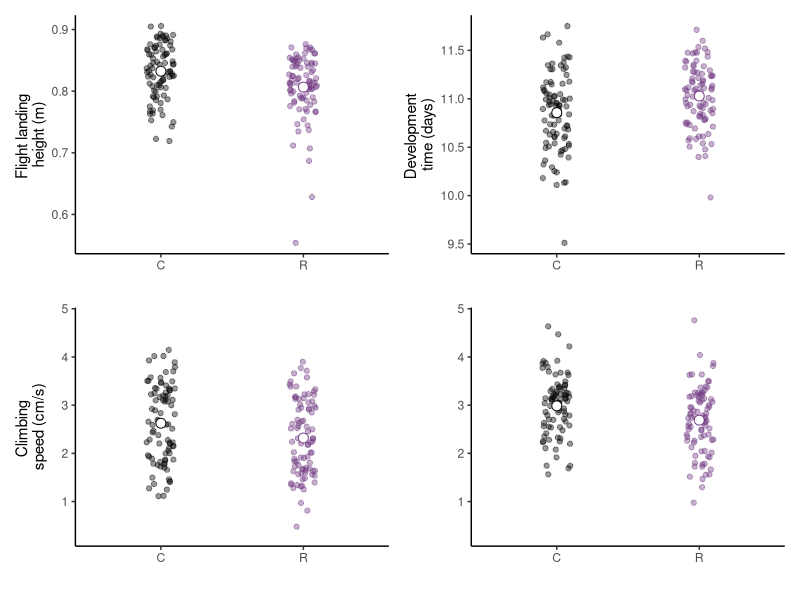
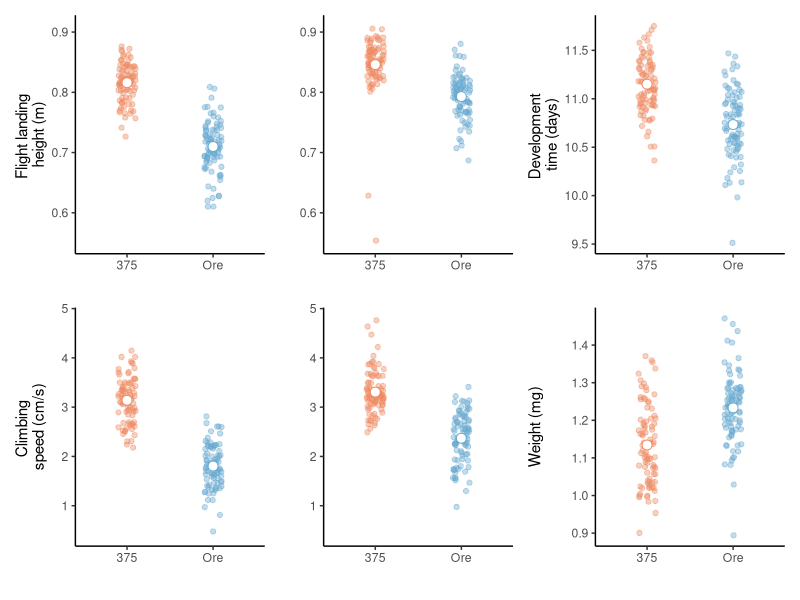
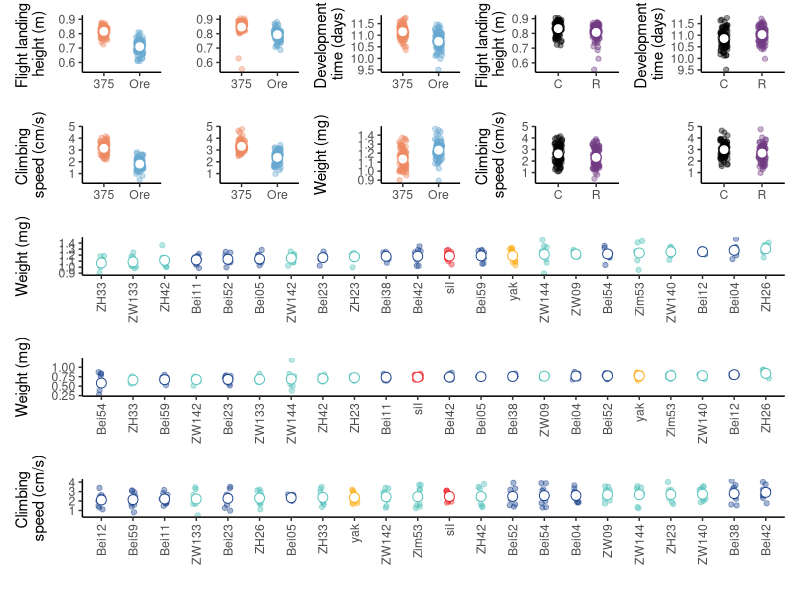

The R source for these figures, in order:
###########################################################
# Script: mainEffects_plot.R
# Author: Leah Darwin
# Date: 2025-09-30
# Purpose: Plots emmeans and adjusted averages for significant main effects. 
############################################################

# Load libraries ----------------------------------------------------------
## -------------------------------------------------------------------
## Setup: load & install required packages
## -------------------------------------------------------------------
packages = c(
  "dplyr", "ggplot2", "patchwork",
  "lme4", "lmerTest", "emmeans",
  "ggpubr", "ggtext"
)

new_pkgs = setdiff(packages, rownames(installed.packages()))
if (length(new_pkgs) > 0) {
  install.packages(new_pkgs, dependencies = TRUE)
}
invisible(lapply(packages, library, character.only = TRUE))

## -------------------------------------------------------------------
## Load datasets
## -------------------------------------------------------------------
weight = read.csv("weight/data/weight_adj.csv") %>% filter(Build != "parental")
climb  = read.csv("climb/data/climb_adj.csv") %>% filter(Build != "parental")
dev    = read.csv("development/data/development_adj.csv") %>% filter(Build != "parental")
flight = read.csv("flight/data/flight_adj.csv") %>% filter(Build != "parental")

# ===================================================================
# Helper plotting functions
# ===================================================================

# Map mitochondrial codes to full origin names
map_mito_origin = function(mito_vector) {
  dplyr::case_when(
    grepl("B", mito_vector)      ~ "Beijing",
    grepl("Z", mito_vector)      ~ "Zimbabwe",
    grepl("siI", mito_vector)    ~ "D.simulans",
    grepl("yak", mito_vector)    ~ "D.yakuba",
    TRUE                         ~ mito_vector
  )
}

## -------------------------------------------------------------------
## Define consistent color palette
## -------------------------------------------------------------------
color_palette = c(
  "Beijing"    = "#1C448E",
  "Zimbabwe"   = "#52C2BA",
  "D.yakuba"   = "#FCAB10",
  "D.simulans" = "#ED1C24",
  "parent"     = "black"
)

## ---------------------------------------------------------------
## Plot treatment means (raw data + model-adjusted EMMs)
## ---------------------------------------------------------------
plot_treatment_means = function(df, lm) {
  
  # Get estimated marginal means for Treatment
  emm_df = as.data.frame(emmeans(lm, ~ Treatment))
  
  # Summarize observed means (for raw data visualization)
  plot_df = df %>%
    group_by(Mito, Nuc, Treatment, Build) %>%
    summarise(Y_avg = mean(Y_adj), .groups = "drop") %>%
    na.omit()
  
  # Plot: raw jittered points + model means with SE
  ggplot(plot_df, aes(x = Treatment, y = Y_avg, color = Treatment)) +
    geom_jitter(
      position = position_jitterdodge(jitter.width = 0.2, dodge.width = 0.4),
      alpha = 0.4, size = 1.5
    ) +
    geom_point(
      data = emm_df, aes(y = emmean),
      position = position_dodge(width = 0.4),
      size = 3, shape = 21, fill = "white"
    ) +
    theme_classic() +
    scale_color_manual(values = c("Control" = "black", "Rotenone" = "#723a83")) +
    theme(legend.position = "none") +
    labs(x = "")
}


## ---------------------------------------------------------------
## Plot nuclear background means (raw data + model-adjusted EMMs)
## ---------------------------------------------------------------
plot_nuc_means = function(df, lm) {
  
  # Get estimated marginal means for Nuclear background
  emm_df = as.data.frame(emmeans(lm, ~ Nuc))
  
  # Summarize observed means (for raw data visualization)
  plot_df = df %>%
    group_by(Mito, Nuc, Treatment, Build) %>%
    summarise(Y_avg = mean(Y_adj), .groups = "drop")%>%
    na.omit()
  
  # Plot: raw jittered points + model means with SE
  ggplot(plot_df, aes(x = Nuc, y = Y_avg, color = Nuc)) +
    geom_jitter(
      position = position_jitterdodge(jitter.width = 0.2, dodge.width = 0.4),
      alpha = 0.4, size = 1.5
    ) +
    geom_point(
      data = emm_df, aes(y = emmean),
      position = position_dodge(width = 0.4),
      size = 3, shape = 21, fill = "white"
    ) +
    theme_classic() +
    scale_color_manual(values = c("Ore" = "#67a9cf", "375" = "#ef8a62")) +
    theme(legend.position = "none") +
    labs(x = "")
}

## ---------------------------------------------------------------
## Plot mito means (raw data + model-adjusted EMMs)
## ---------------------------------------------------------------
plot_mito_means = function(df, lm) {
  
  # Get estimated marginal means for Treatment
  emm_df = as.data.frame(emmeans(lm, ~ Mito)) %>% 
    mutate(mitoOrig = map_mito_origin(Mito)) %>%
    arrange(emmean) %>%
    mutate(Mito = factor(Mito, levels = unique(Mito)))
  
  # Summarize observed means (for raw data visualization)
  plot_df = df %>%
    group_by(Mito, Nuc, Treatment, Build) %>%
    summarise(Y_avg = mean(Y_adj), .groups = "drop") %>% 
    mutate(mitoOrig = map_mito_origin(Mito))  %>%
    mutate(Mito = factor(Mito, levels = levels(emm_df$Mito))) %>%
    na.omit()
  
  # Plot: raw jittered points + model means with SE
  ggplot(plot_df, aes(x = Mito, y = Y_avg, color = mitoOrig)) +
    geom_jitter(
      position = position_jitterdodge(jitter.width = 0.2, dodge.width = 0.4),
      alpha = 0.4, size = 1.5
    ) +
    geom_point(
      data = emm_df, aes(y = emmean),
      position = position_dodge(width = 0.4),
      size = 3, shape = 21, fill = "white"
    ) +
    theme_classic() +
    scale_color_manual(values = color_palette) +
    theme(legend.position = "none") +
    labs(x = "") +
    theme(axis.text.x = element_text(angle = 90, vjust = 0.5, hjust = 1))
  
}

# ===================================================================
# Models and plots for each trait
# ===================================================================

## --------------------------
## Weight (Females)
## --------------------------
weightF = weight %>%
  filter(Sex == "F") %>%
  mutate(Y_adj = Y_adj * 1000)  # convert to mg

weightF_lm = lmer(
  Y_adj ~ Mito * Nuc * Treatment + (1 | Mito:Nuc:Build),
  data = weightF
)

weightF_plot_nuc = plot_nuc_means(weightF, weightF_lm) +
  labs(y = "Weight (mg)")

weightF_plot_mt = plot_mito_means(weightF, weightF_lm) +
  labs(y = "Weight (mg)")

## --------------------------
## Weight (Males)
## --------------------------
weightM = weight %>%
  filter(Sex == "M") %>%
  mutate(Y_adj = Y_adj * 1000)  # convert to mg

weightM_lm = lmer(
  Y_adj ~ Mito * Nuc * Treatment + (1 | Mito:Nuc:Build),
  data = weightM
)

weightM_plot_mt = plot_mito_means(weightM, weightM_lm) +
  labs(y = "Weight (mg)")

## --------------------------
## Climbing (Males)
## --------------------------
climbM = climb %>% filter(Sex == "M")

climbM_lm = lmer(
  Y_adj ~ Mito * Nuc * Treatment +
    (1 | Mito:Nuc:Build) +
    (1 | Mito:Nuc:Build:Treatment:Vial),
  data = climbM
)

climbM_plot_treat = plot_treatment_means(climbM, climbM_lm) +
  labs(y = "Climbing speed (cm/s)")

climbM_plot_nuc = plot_nuc_means(climbM, climbM_lm) +
  labs(y = "Climbing speed (cm/s)")


## --------------------------
## Climbing (Females)
## --------------------------
climbF = climb %>% filter(Sex == "F")

climbF_lm = lmer(
  Y_adj ~ Mito * Nuc * Treatment +
    (1 | Mito:Nuc:Build) +
    (1 | Mito:Nuc:Build:Treatment:Vial),
  data = climbF
)

climbF_plot_treat = plot_treatment_means(climbF, climbF_lm) +
  labs(y = "Climbing \nspeed (cm/s)")

climbF_plot_nuc = plot_nuc_means(climbF, climbF_lm) +
  labs(y = "Climbing \nspeed (cm/s)")

climbF_plot_mt = plot_mito_means(climbF, climbF_lm) +
  labs(y = "Climbing \nspeed (cm/s)") 

## --------------------------
## Flight (Males)
## --------------------------
flightM = flight %>% filter(Sex == "M")

flightM_lm = lmer(
  Y_adj ~ Mito * Nuc * Treatment + (1 | Mito:Nuc:Build),
  data = flightM
)

flightM_plot_treat = plot_treatment_means(flightM, flightM_lm) +
  labs(y = "Flight landing \nheight (m)")

flightM_plot_nuc = plot_nuc_means(flightM, flightM_lm) +
  labs(y = "Flight landing \nheight (m)")


## --------------------------
## Flight (Females)
## --------------------------
flightF = flight %>% filter(Sex == "F")

flightF_lm = lmer(
  Y_adj ~ Mito * Nuc * Treatment + (1 | Mito:Nuc:Build),
  data = flightF
)

flightF_plot_nuc = plot_nuc_means(flightF, flightF_lm) +
  labs(y = "Flight landing \nheight (m)")


## --------------------------
## Development
## --------------------------
dev_lm = lmerTest::lmer(
  Y_adj ~ Mito * Nuc * Treatment + Larval_density + (1 | Mito:Nuc:Build),
  data = dev
)

dev_plot_treat = plot_treatment_means(dev, dev_lm) +
  labs(y = "Development \ntime (days)")

dev_plot_nuc = plot_nuc_means(dev, dev_lm) +
  labs(y = "Development \ntime (days)")


# ===================================================================
# Combine plots into panels
# ===================================================================

## ---------------------------------------------------------------
## Treatment effects
## ---------------------------------------------------------------
treat = (
  flightM_plot_treat + 
    dev_plot_treat + 
    climbF_plot_treat + ylim(c(0.3, 4.8)) +
    climbM_plot_treat + ylim(c(0.3, 4.8)) +
    labs(y = "")
) & 
  scale_x_discrete(labels = c("Control" = "C", "Rotenone" = "R"))

treat
## ---------------------------------------------------------------
## Nuclear background effects
## ---------------------------------------------------------------
nuc = (
  flightF_plot_nuc + ylim(c(0.55, 0.91)) +
    flightM_plot_nuc + ylim(c(0.55, 0.91)) + labs(y = "") +
    dev_plot_nuc +
    climbF_plot_nuc + ylim(c(0.4, 4.8)) +
    climbM_plot_nuc + ylim(c(0.4, 4.8)) + labs(y = "") +
    weightF_plot_nuc
)

nuc
# ===================================================================
# Combine all panels
# ===================================================================
nuc_treat = (nuc | treat) + 
  plot_layout(widths = c(1, 0.66), guides = "collect")
mito = weightF_plot_mt / weightM_plot_mt / climbF_plot_mt

final = nuc_treat / mito +
  plot_layout(heights = c(0.6,1))

ggsave("figures/main_figs/mainEffects_fig2.pdf", final, width = 6.5, height = 7.5)
